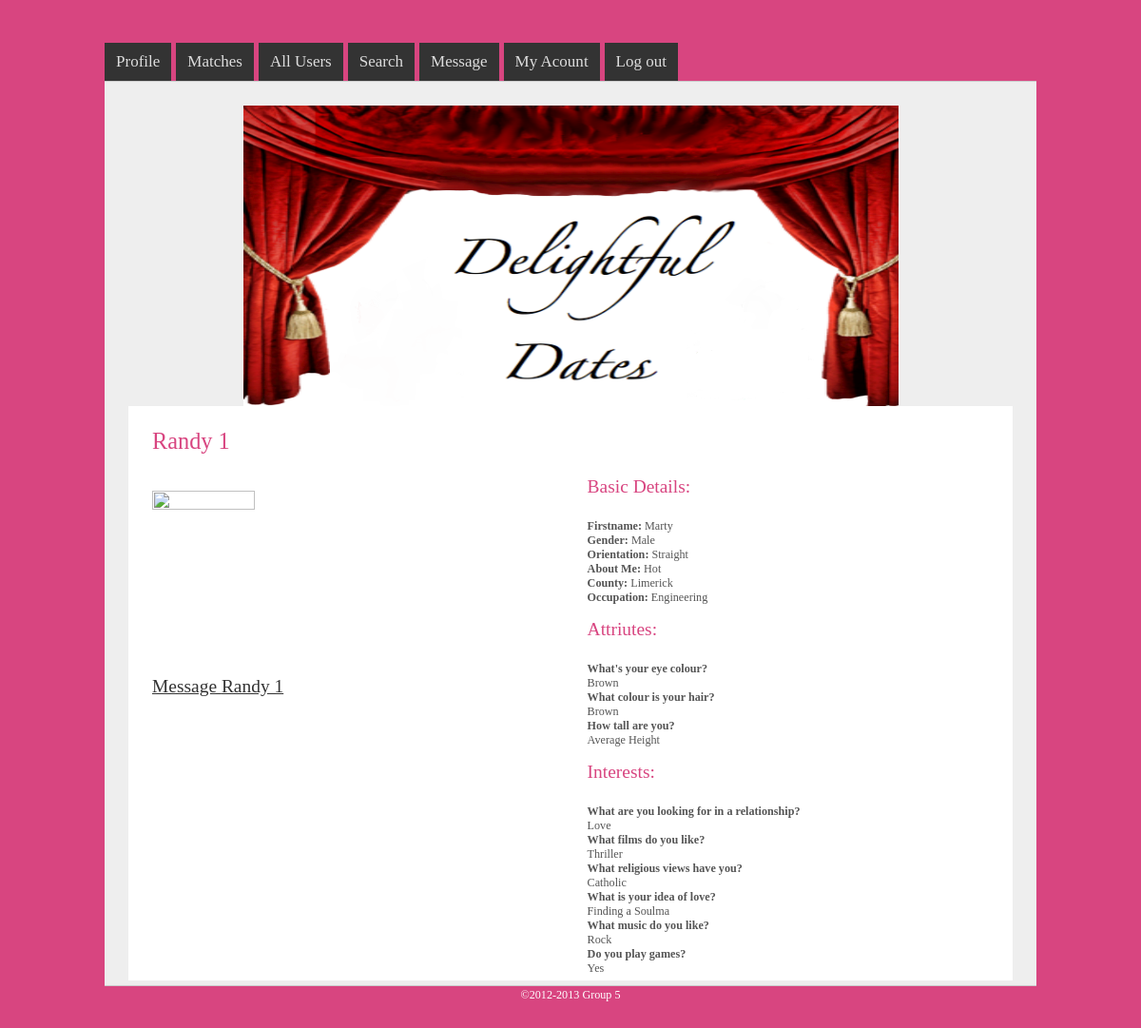
The app's page /dynamicprofile.php?username=Randy 1 (signed in) with its own data.
### tables this page shows
CREATE TABLE IF NOT EXISTS `userpublic` (
  `username` varchar(10) NOT NULL,
  `firstname` varchar(16) NOT NULL,
  `county` varchar(32) NOT NULL,
  `occupation` varchar(16) NOT NULL,
  `about` varchar(255) NOT NULL,
  `gender` varchar(1) DEFAULT NULL,
  `orientation` varchar(1) DEFAULT NULL,
  KEY `username` (`username`)
);

CREATE TABLE IF NOT EXISTS `attributequestions` (
  `attributeid` int(11) NOT NULL AUTO_INCREMENT,
  `aquestion` varchar(255) NOT NULL,
  PRIMARY KEY (`attributeid`)
);

CREATE TABLE IF NOT EXISTS `attributeresponses` (
  `attributeid` int(11) NOT NULL,
  `aresponseid` int(11) NOT NULL AUTO_INCREMENT,
  `aresponse` varchar(16) NOT NULL,
  PRIMARY KEY (`aresponseid`),
  KEY `attributeid` (`attributeid`)
);

CREATE TABLE IF NOT EXISTS `interestquestions` (
  `interestid` int(11) NOT NULL AUTO_INCREMENT,
  `iquestion` varchar(255) NOT NULL,
  PRIMARY KEY (`interestid`)
);

CREATE TABLE IF NOT EXISTS `interestresponses` (
  `interestid` int(11) NOT NULL,
  `iresponseid` int(11) NOT NULL AUTO_INCREMENT,
  `iresponse` varchar(25) NOT NULL,
  PRIMARY KEY (`iresponseid`),
  KEY `interestid` (`interestid`)
);

### core.inc.php (called while the page is built, shortened)
<?php
function cookielogin(){
	if (isset($_COOKIE["user"]) && !empty($_COOKIE["user"])){
		return true;
	}else{
		return false;
	}
}
?>

### dynamicprofile.php (the view, shortened to what this page needs)
<?php
require 'core.inc.php';
if (isset($_GET['username'])){
	if(!empty($_GET['username'])){
		$username = $_GET['username'];
	}
}
?>
<!DOCTYPE html>
<head>
	<link rel="stylesheet" type="text/css" href="style.css" title="Basic Noise" media="all" />
</head>
<body>
<div id="container980">
	<br><br><br>
	<div id="menu">
		<ul>
			<li><a href="profile.php">Profile</a></li>
			<li><a href="matches.php">Matches</a></li>
			<li><a href="allusers.php">All Users</a></li>
			<li><a href="search.php">Search</a></li>
			<li><a href="message.php">Message</a></li>
			<li><a href="account.php">My Acount</a></li>
			<?php
			if(cookielogin()){
				echo "<li><a href=\"logout.php\">Log out</a></li>";
			}
			?>
		</ul>
	</div>
	<div id="feature"><img src="zhomepic.png" alt="Sample header image" />
		<div id="main">
			<h2><?php echo $username;?></h2>
			<div id="content">
				<br>
				<div class="left">
					<br>
					<?php
						echo '<img src="imagefinder.php?username='.$username.'" height="50%" width="50%" style="float:left;"/>';
					?>
					<br><br><br><br><br><br><br><br><br><br><br><br><br>
					<?php
						echo '<h3><a class="selected" href="message.php?usernameto='.$username.'" style="float:left;">Message '.$username.'</a></h3>';
					?>
				</div>
				<div class="right">
					<h3>Basic Details:</h3>
					<br>
					<strong>Firstname:</strong>
					<?php
						$query = "SELECT * FROM userpublic where username='".mysql_real_escape_string($username)."'";
						$query_run = mysql_query($query);
						while($query_data = mysql_fetch_assoc($query_run)){
							$firstname = $query_data['firstname'];
							$gender = $query_data['gender'];
							$orientation = $query_data['orientation'];
							$about = $query_data['about'];
							$county = $query_data['county'];
							$occupation = $query_data['occupation'];
						}
						echo $firstname;
					?>
					<br>
					<strong>Gender:</strong>
					<?php
						if($gender == 'm'){
							echo 'Male';
						}else{
							echo 'Female';
						}
					?>
					<br>
					<strong>Orientation:</strong>
					<?php
						if($orientation == 's'){
							echo 'Straight';
						}else if($orientation == 'g'){
							echo 'Gay';
						}else{
							echo 'Anything Goes!';
						}
					?>
					<br>
					<strong>About Me:</strong>
					<?php
						echo $about;
					?>
					<br>
					<strong>County:</strong>
					<?php
						echo $county;
					?>
					<br>
					<strong>Occupation:</strong>
					<?php
						echo $occupation;
					?>
					<br><br>
					<h3>Attriutes:</h3>
					<?php
						$query_questions = "SELECT * FROM attributequestions";
						$query_run_questions = mysql_query($query_questions);
						while($query_row_questions = mysql_fetch_assoc($query_run_questions)){
							$question = $query_row_questions['aquestion'];
							echo '<br><strong>'.$question.'</strong><br>';
							$attributeid = $query_row_questions['attributeid'];
							$query_answers = "SELECT a.aresponse FROM attributeresponses a, userattributeanswers u
							WHERE u.username = '".mysql_real_escape_string($username)."' AND a.attributeid='".mysql_real_escape_string($attributeid)."' AND a.aresponseid=u.aresponseid";
							$query_run_answers = mysql_query($query_answers);
							while($query_row_answers = mysql_fetch_assoc($query_run_answers)){
								echo $query_row_answers['aresponse'];
							}
						}
					?>
					<br><br>
					<h3>Interests:</h3>
					<?php
						$query_questions_interest = "SELECT * FROM interestquestions";
						$query_run_interest = mysql_query($query_questions_interest);
						while($query_row_questions_interest = mysql_fetch_assoc($query_run_interest)){
							$question_interest = $query_row_questions_interest['iquestion'];
							echo '<br><strong>'.$question_interest.'</strong><br>';
							$interestid_interest = $query_row_questions_interest['interestid'];
							$query_answers_interest = "SELECT a.iresponse FROM interestresponses a, userinterestanswers u
							WHERE u.username = '".mysql_real_escape_string($username)."' AND a.interestid='".mysql_real_escape_string($interestid_interest)."' AND a.iresponseid=u.iresponseid";
							$query_run_answers_interest = mysql_query($query_answers_interest);
							while($query_row_answers_interest = mysql_fetch_assoc($query_run_answers_interest)){
								echo $query_row_answers_interest['iresponse'];
							}
						}
					?>
				</div>
			</div>
		</div>
	</div>
	<div id="footer">
		<p>&copy;<?php
		$copy_year = 2012;
		$current_year = date('Y');
		if($copy_year == $current_year){
			echo $copy_year;
		}else{
			echo $copy_year .'-' . $current_year;
		}
		?> Group 5</p>
	</div>
</div>
</body>
</html>

### style.css (style rules this page uses)
* { margin:0;padding:0; }
body { background:#d84580;color:#333;font:76% Georgia,Times New Roman,serif; }
p { line-height:1.6em;margin-bottom:18px; }
a { color:#d84580; }
h2 { color:#d84580;font-family:Georgia,serif;font-size:2.2em;font-weight:400;margin:0 0 10px 0; }
h3 { color:#d84580;font-family:Georgia,serif;font-size:1.6em;font-weight:400;margin:0 0 8px; }
ul,ol,dl { margin:0 0 20px 20px; padding:0; }
li { padding-bottom:5px; }
#containerfull,#container980,#container760,#container600 { margin:0 auto;padding:0;overflow:hidden; }
#container980 { width:980px; }
#menu { height:40px; }
#menu ul { height:40px;list-style:none;margin:0;padding:0 25px 0 0; }
#menu ul li { background-color:#333;display:block;float:left;margin:0 5px 0 0;padding:0; }
#menu ul li a { background-color:#333;color:#ddd;display:block;font-size:1.4em;padding:10px 12px;text-decoration:none; }
#feature { background-color:#eee;color:#555;padding:25px 25px 5px;border-top:1px solid #ccc;border-bottom:1px solid #ccc; }
#feature h2 { color:#d84580;font-size:2em;line-height:1em; }
#feature img { display:block;margin:0 auto; }
#main { clear:both;margin:0;background-color:#fff;padding:25px 25px 5px; }
#content { width:100%; }
#footer { position: relative; margin-top: 0px;height: 150px;clear:both;text-align:center;color:#fff; }
.selected { color:#333; }
.left { float:left;width:49%; }
.right { float:right;width:48%; }

### records on screen
userpublic: firstname "Marty", about "Hot", county "Limerick", occupation "Engineering"
attributequestions: aquestion "What's your eye colour?"
attributeresponses: aresponse "Brown"
attributequestions: aquestion "What colour is your hair?"
attributeresponses: aresponse "Brown"
attributequestions: aquestion "How tall are you?"
attributeresponses: aresponse "Average Height"
interestquestions: iquestion "What are you looking for in a relationship?"
interestresponses: iresponse "Love"
interestquestions: iquestion "What films do you like?"
interestresponses: iresponse "Thriller"
interestquestions: iquestion "What religious views have you?"
interestresponses: iresponse "Catholic"
interestquestions: iquestion "What is your idea of love?"
interestresponses: iresponse "Finding a Soulma"
interestquestions: iquestion "What music do you like?"
interestresponses: iresponse "Rock"
interestquestions: iquestion "Do you play games?"
interestresponses: iresponse "Yes"

### other values on screen
$username "Randy 1"
$copy_year "2012"
